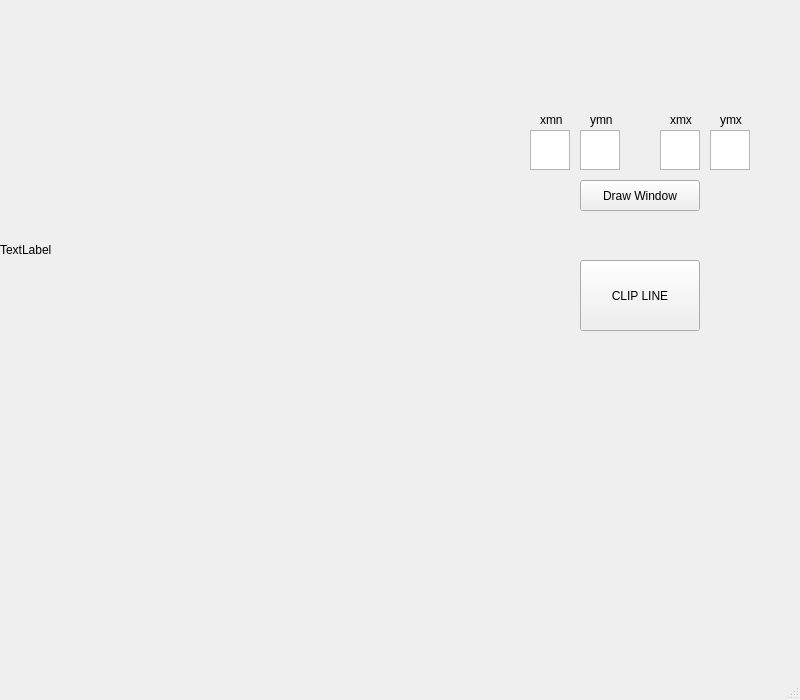
<?xml version="1.0" encoding="UTF-8"?>
<ui version="4.0">
 <class>MainWindow</class>
 <widget class="QMainWindow" name="MainWindow">
  <property name="geometry">
   <rect>
    <x>0</x>
    <y>0</y>
    <width>800</width>
    <height>700</height>
   </rect>
  </property>
  <property name="windowTitle">
   <string>MainWindow</string>
  </property>
  <widget class="QWidget" name="centralwidget">
   <widget class="QLabel" name="label">
    <property name="geometry">
     <rect>
      <x>0</x>
      <y>0</y>
      <width>500</width>
      <height>500</height>
     </rect>
    </property>
    <property name="text">
     <string>TextLabel</string>
    </property>
   </widget>
   <widget class="QPushButton" name="pushButton_window">
    <property name="geometry">
     <rect>
      <x>580</x>
      <y>180</y>
      <width>120</width>
      <height>31</height>
     </rect>
    </property>
    <property name="text">
     <string>Draw Window</string>
    </property>
   </widget>
   <widget class="QTextEdit" name="textEdit_xmn">
    <property name="geometry">
     <rect>
      <x>530</x>
      <y>130</y>
      <width>40</width>
      <height>40</height>
     </rect>
    </property>
   </widget>
   <widget class="QLabel" name="label_xmx">
    <property name="geometry">
     <rect>
      <x>670</x>
      <y>110</y>
      <width>30</width>
      <height>20</height>
     </rect>
    </property>
    <property name="text">
     <string>xmx</string>
    </property>
   </widget>
   <widget class="QTextEdit" name="textEdit_ymn">
    <property name="geometry">
     <rect>
      <x>580</x>
      <y>130</y>
      <width>40</width>
      <height>40</height>
     </rect>
    </property>
   </widget>
   <widget class="QLabel" name="label_ymx">
    <property name="geometry">
     <rect>
      <x>720</x>
      <y>110</y>
      <width>30</width>
      <height>20</height>
     </rect>
    </property>
    <property name="text">
     <string>ymx</string>
    </property>
   </widget>
   <widget class="QTextEdit" name="textEdit_xmx">
    <property name="geometry">
     <rect>
      <x>660</x>
      <y>130</y>
      <width>40</width>
      <height>40</height>
     </rect>
    </property>
   </widget>
   <widget class="QLabel" name="label_xmn">
    <property name="geometry">
     <rect>
      <x>540</x>
      <y>110</y>
      <width>30</width>
      <height>20</height>
     </rect>
    </property>
    <property name="text">
     <string>xmn</string>
    </property>
   </widget>
   <widget class="QTextEdit" name="textEdit_ymx">
    <property name="geometry">
     <rect>
      <x>710</x>
      <y>130</y>
      <width>40</width>
      <height>40</height>
     </rect>
    </property>
   </widget>
   <widget class="QLabel" name="label_ymn">
    <property name="geometry">
     <rect>
      <x>590</x>
      <y>110</y>
      <width>30</width>
      <height>20</height>
     </rect>
    </property>
    <property name="text">
     <string>ymn</string>
    </property>
   </widget>
   <widget class="QPushButton" name="pushButton_line_clip">
    <property name="geometry">
     <rect>
      <x>580</x>
      <y>260</y>
      <width>120</width>
      <height>71</height>
     </rect>
    </property>
    <property name="text">
     <string>CLIP LINE</string>
    </property>
   </widget>
  </widget>
  <widget class="QMenuBar" name="menubar">
   <property name="geometry">
    <rect>
     <x>0</x>
     <y>0</y>
     <width>800</width>
     <height>21</height>
    </rect>
   </property>
  </widget>
  <widget class="QStatusBar" name="statusbar"/>
 </widget>
 <resources/>
 <connections/>
</ui>
